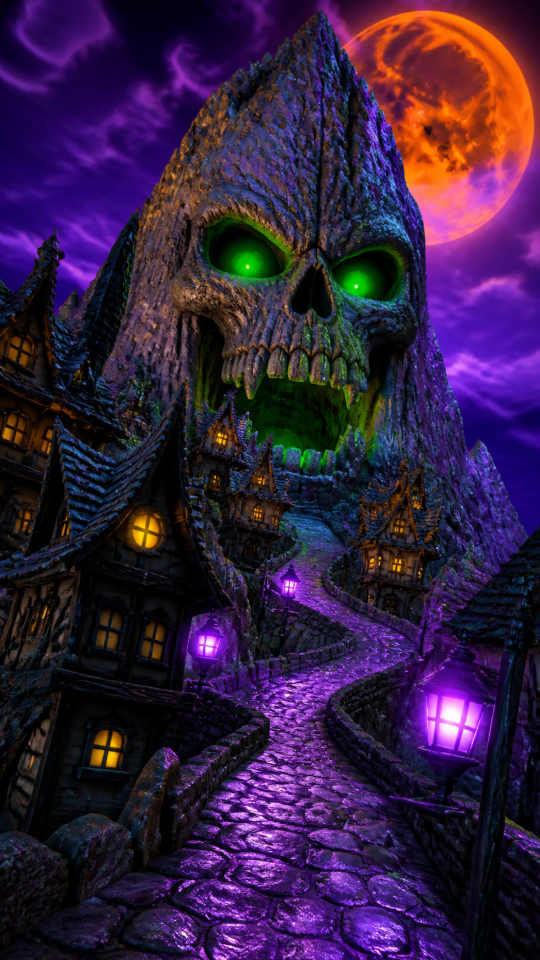
#> input picture fantasy/01-schaedelberg/assets/img/s1.jpg, 1080 x 1920 px, given in place of art.png, which was not available (shown at 1/2 size)
$ python retro_compose.py ../../../fantasy/01-schaedelberg/assets/img ../../../fantasy/01-schaedelberg/assets/img/s2.jpg
#> lines starting #> are read from the running program, lines starting #| are printed output that depends on the picture; pictures that were not available may be replaced by others from this repository, and a replacement may not be noted
"""Turns the two 640x480 map layers into a 90s-style pixel map.

- the art layer is reduced to a fixed 32-colour "Twilight Retro" palette with 4x4 ordered (Bayer) dithering
- the text layer is hard-thresholded (no anti-aliasing) and gets a 1px light outline
- the result is upscaled 2x with nearest-neighbour to 1280x960

Usage: python3 retro_compose.py <layerDir> <out.png>
"""
import sys

import numpy as np
from PIL import Image, ImageFilter

PALETTE_HEX = [
    # parchment & land
    "f2e6c8", "e6d3a8", "d9c095", "c8aa78", "b08f5e", "8e6e45", "6a4e30", "4a3220",
    "2a160b", "120a05",
    # greys of the Hush
    "b9b5bd", "9a96a0", "7c7883", "5f5b66", "403d47",
    # sea
    "a9bab3", "86a09b", "65807d", "45605f",
    # forest
    "7f8c4a", "5d6b3a", "3f4a27", "27301a",
    # snow / bone
    "fbf7ec",
    # lights & accents
    "f5c060", "e0902c", "a8541c", "8a2c18", "5a2a14",
    # Lethe-Wyn violet
    "a596c4", "7d6aa3", "4f4170",
]
PAL = np.array([[int(h[i:i + 2], 16) for i in (0, 2, 4)] for h in PALETTE_HEX], dtype=np.float32)

BAYER4 = np.array([[0, 8, 2, 10], [12, 4, 14, 6], [3, 11, 1, 9], [15, 7, 13, 5]], dtype=np.float32) / 16 - 0.5
DITHER_STRENGTH = 26.0


def dither(img: Image.Image) -> Image.Image:
    a = np.asarray(img.convert("RGB"), dtype=np.float32)
    h, w, _ = a.shape
    t = np.tile(BAYER4, (h // 4 + 1, w // 4 + 1))[:h, :w, None]
    a = a + t * DITHER_STRENGTH
    d = ((a[:, :, None, :] - PAL[None, None, :, :]) ** 2).sum(-1)
    return Image.fromarray(PAL[d.argmin(-1)].astype(np.uint8), "RGB")


def main():
    layer_dir, out = sys.argv[1], sys.argv[2]
    art = dither(Image.open(f"{layer_dir}/art.png"))
#> in dither, `return Image.fromarray(PAL[d.argmin(-1)].astype(np.uint8), "RGB")`:
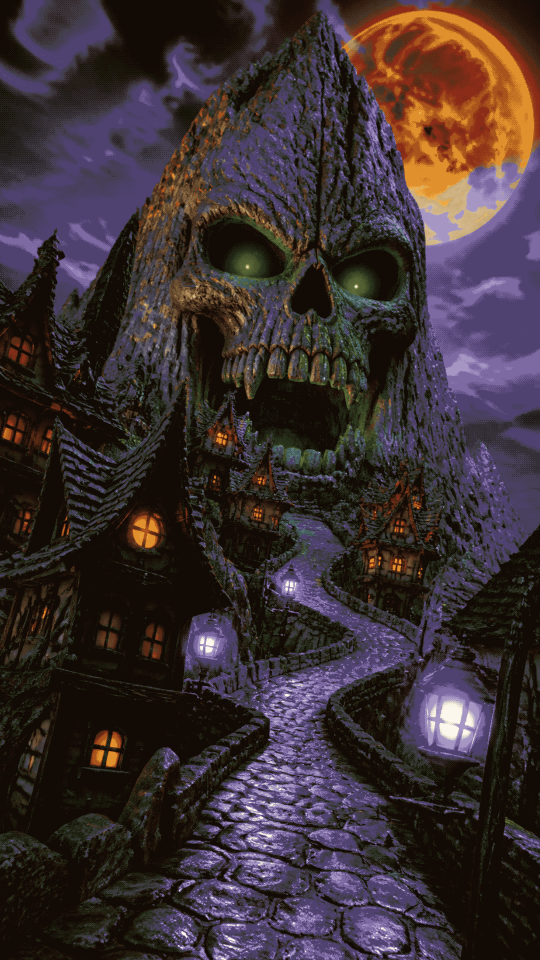
#> returned value: PIL image 1080x1920 RGB (shown at 1/2 size); mean R, G, B 59, 46.8, 49.6

    labels = Image.open(f"{layer_dir}/labels.png").convert("RGBA")
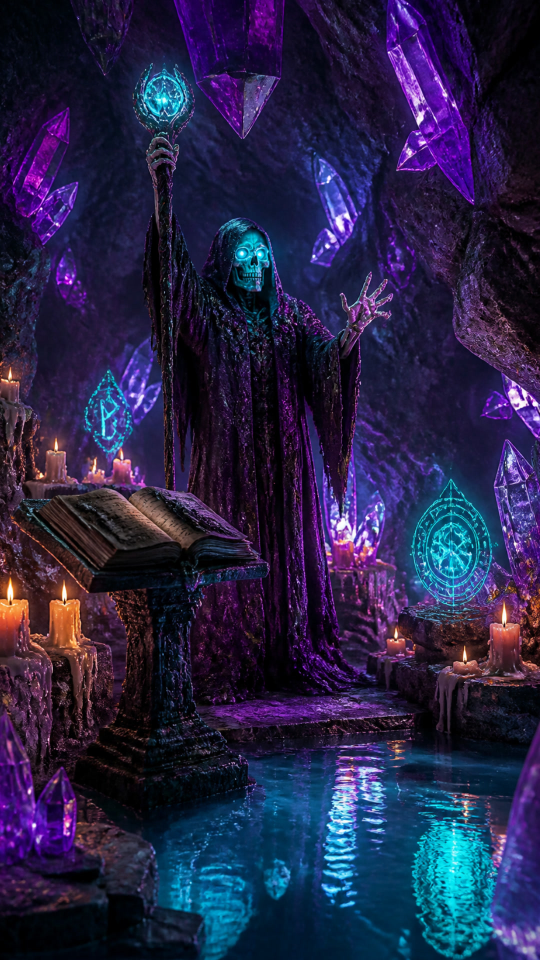
#> input picture fantasy/01-schaedelberg/assets/img/s2.jpg, 1080 x 1920 px, given in place of labels.png, which was not available (shown at 1/2 size)
    alpha = np.asarray(labels)[:, :, 3]
#> alpha: shape (1920, 1080); every value is 255
    mask = Image.fromarray(((alpha > 110) * 255).astype(np.uint8), "L")
    outline = mask.filter(ImageFilter.MaxFilter(3))

    rgb = np.asarray(labels)[:, :, :3]
#> rgb is the input picture: shape (1920, 1080, 3); mean R, G, B 37.9, 35.2, 70.2
    text = Image.fromarray(rgb, "RGB")
    art.paste((242, 230, 200), mask=outline)
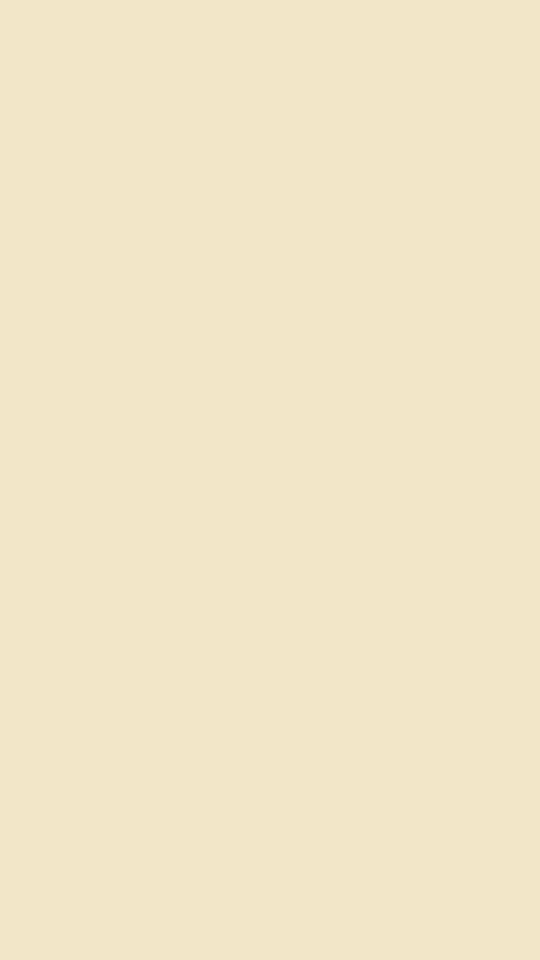
#> art: PIL image 1080x1920 RGB (shown at 1/2 size); mean R, G, B 242, 230, 200
    art.paste(dither(text), mask=mask)
#> in dither (call 2), `return Image.fromarray(PAL[d.argmin(-1)].astype(np.uint8), "RGB")`:
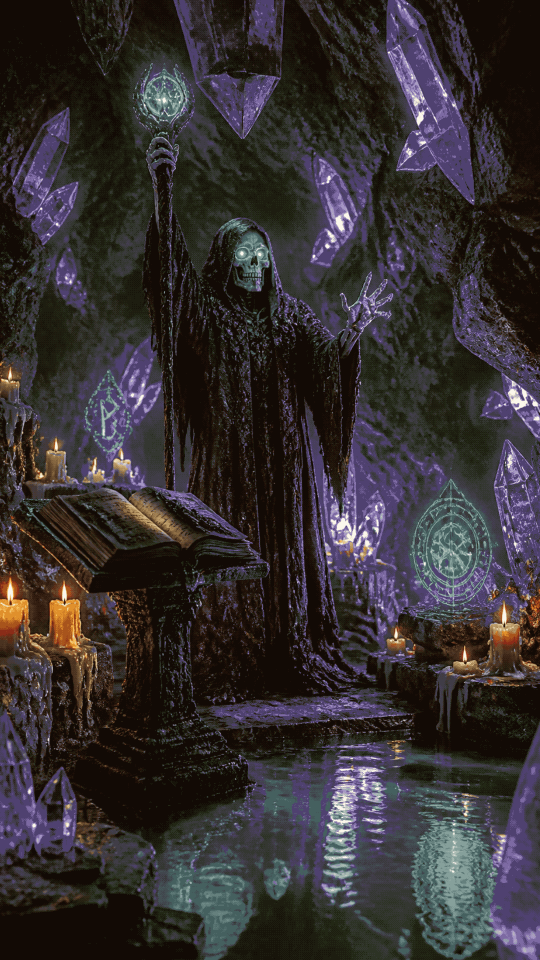
#> returned value: PIL image 1080x1920 RGB (shown at 1/2 size); mean R, G, B 53.2, 48, 49.5

    art.resize((art.width * 2, art.height * 2), Image.NEAREST).save(out)
    print("wrote", out, art.width * 2, "x", art.height * 2)
#| wrote ../../../fantasy/01-schaedelberg/assets/img/s2.jpg 2160 x 3840


if __name__ == "__main__":
    main()
